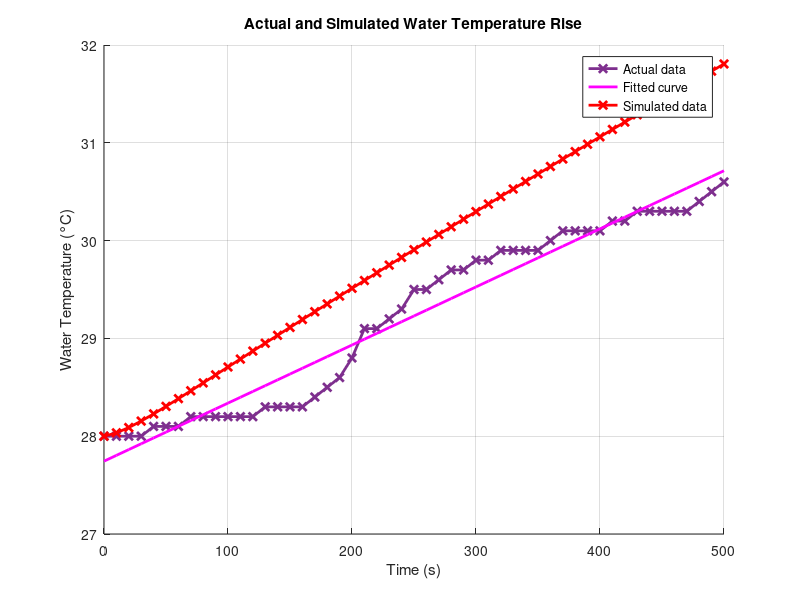
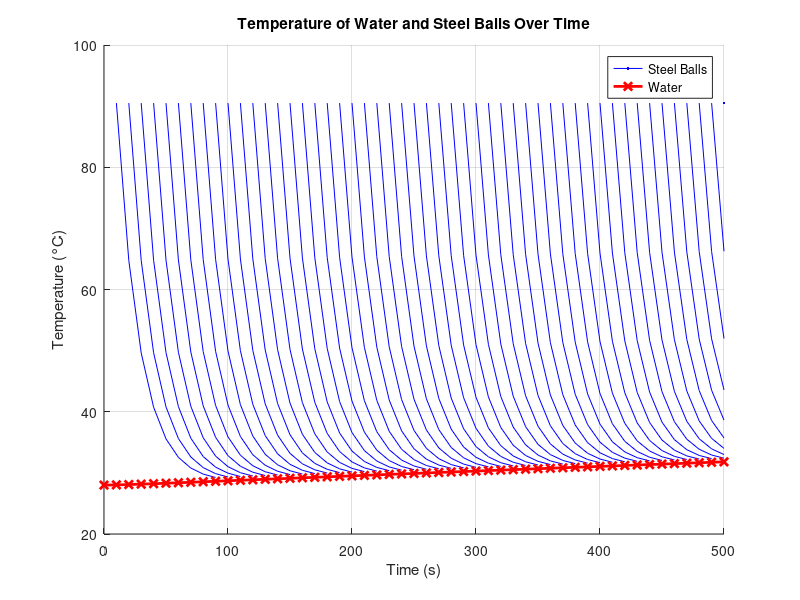

Write MATLAB code to recreate these figures, in order.
clear; clc;

%% Script 1: Actual Data and Fitted Curve
dt_actual = 10;
t_actual = 0:dt_actual:50*dt_actual;
T_actual = [ 28.0;
    28.0;
    28.0;
    28.0;
    28.1;
    28.1;
    28.1;
    28.2;
    28.2;
    28.2;
    28.2;
    28.2;
    28.2;
    28.3;
    28.3;
    28.3;
    28.3;
    28.4;
    28.5;
    28.6;
    28.8;
    29.1;
    29.1;
    29.2;
    29.3;
    29.5;
    29.5;
    29.6;
    29.7;
    29.7;
    29.8;
    29.8;
    29.9;
    29.9;
    29.9;
    29.9;
    30.0;
    30.1;
    30.1;
    30.1;
    30.1;
    30.2;
    30.2;
    30.3;
    30.3;
    30.3;
    30.3;
    30.3;
    30.4;
    30.5;
    30.6];

p_actual = polyfit(t_actual, T_actual, 1);
z_actual = polyval(p_actual, t_actual);

%% Script 2: Simulation
T_b0 = 90.5; % Initial temperature of each steel ball (°C)
T_w0 = 28; % Initial temperature of water (°C)
m_b = 3.98*1e-3; % Mass of each steel ball (kg)
m_w = 350*1e-3; % Mass of water in the bucket (kg)
c_b = 490; % Specific heat capacity of steel (J/kg°C)
c_w = 4186; % Specific heat capacity of water (J/kg°C)
r_b = 0.005; % Radius of a steel ball (m)
A_b = 4*pi*r_b^2; % Surface area of the steel ball (m²)
rho_b = m_b/(4*pi*(r_b^3)/3); % Density of steel (kg/m³)
V_b = (4/3)*pi*r_b^3; % Volume of the steel ball (m³)
h = 329.74; % average Convective heat transfer coefficient (W/m²°C)

dt_sim = 10; % time duration between dropping two consecutive balls
t_final = dt_sim*50; % Total simulation time (s)
time_sim = 0:dt_sim:t_final; % Time vector for simulation
T_w = zeros(size(time_sim)); 
T_w(1) = T_w0;
balls = [];
Qtot = 0;

for t_idx = 2:length(time_sim)
    current_time = time_sim(t_idx);

    if mod(current_time, dt_sim) == 0
        balls = [balls; T_b0];
    end

    Q_total = 0;

    for i = 1:length(balls)
        T_ball = balls(i);
        T_new = T_w(t_idx-1) + (T_ball - T_w(t_idx-1)) * exp(- (h*A_b)/(rho_b*c_b*V_b) * dt_sim);
        Q_i = m_b * c_b * (T_ball - T_new);
        Q_total = Q_total + Q_i;
        balls(i) = T_new;
    end

    Qtot = Qtot + Q_total;
    delta_Tw = Q_total / (m_w * c_w);
    T_w(t_idx) = T_w(t_idx-1) + delta_Tw;
end

Tavg_sim = Qtot / (t_final * A_b * h * 50);
Tavg_actual = (m_w * c_w * 2.5) / (500 * 50 * A_b * h);

%% Plot both first figures on same plot
figure;
hold on;
plot(t_actual, T_actual, '-x', 'Color', '#7E2F8E', 'LineWidth', 2);
plot(t_actual, z_actual, 'm', 'LineWidth', 2);
plot(time_sim, T_w, 'r-x', 'LineWidth', 2);
xlabel('Time (s)')
ylabel('Water Temperature (°C)')
title('Actual and Simulated Water Temperature Rise')
legend('Actual data', 'Fitted curve', 'Simulated data', 'Location', 'best');
grid on;
hold off;

%% Second simulation for ball temperatures
figure;
hold on;

balls_data = {};
T_w = zeros(size(time_sim)); 
T_w(1) = T_w0;
balls = [];
ball_times = [];

for t_idx = 2:length(time_sim)
    current_time = time_sim(t_idx);

    if mod(current_time, dt_sim) == 0
        balls = [balls; T_b0];
        balls_data{end+1} = T_b0;
        ball_times(end+1) = t_idx;
    end

    Q_total = 0;

    for i = 1:length(balls)
        T_ball = balls(i);
        T_new = T_w(t_idx-1) + (T_ball - T_w(t_idx-1)) * exp(- (h*A_b)/(rho_b*c_b*V_b) * dt_sim);
        Q_i = m_b * c_b * (T_ball - T_new);
        Q_total = Q_total + Q_i;
        balls(i) = T_new;

        if abs(T_new - T_w(t_idx-1)) > 0.5
            balls_data{i}(end+1) = T_new;
        end
    end

    delta_Tw = Q_total / (m_w * c_w);
    T_w(t_idx) = T_w(t_idx-1) + delta_Tw;
end

p1 = plot(NaN, NaN, 'b');
for i = 1:length(balls_data)
    bt = balls_data{i};
    t_start = ball_times(i);
    t_end = t_start + length(bt) - 1;

    if t_end > length(time_sim)
        t_end = length(time_sim);
        bt = bt(1:t_end - t_start + 1);
    end

    plot(time_sim(t_start:t_end), bt, 'b');
end

p2 = plot(time_sim, T_w, 'r-x', 'LineWidth', 2);

xlabel('Time (s)');
ylabel('Temperature (°C)');
title('Temperature of Water and Steel Balls Over Time');
legend([p1 p2], {'Steel Balls', 'Water'}, 'Location', 'best');
grid on;
hold off;
